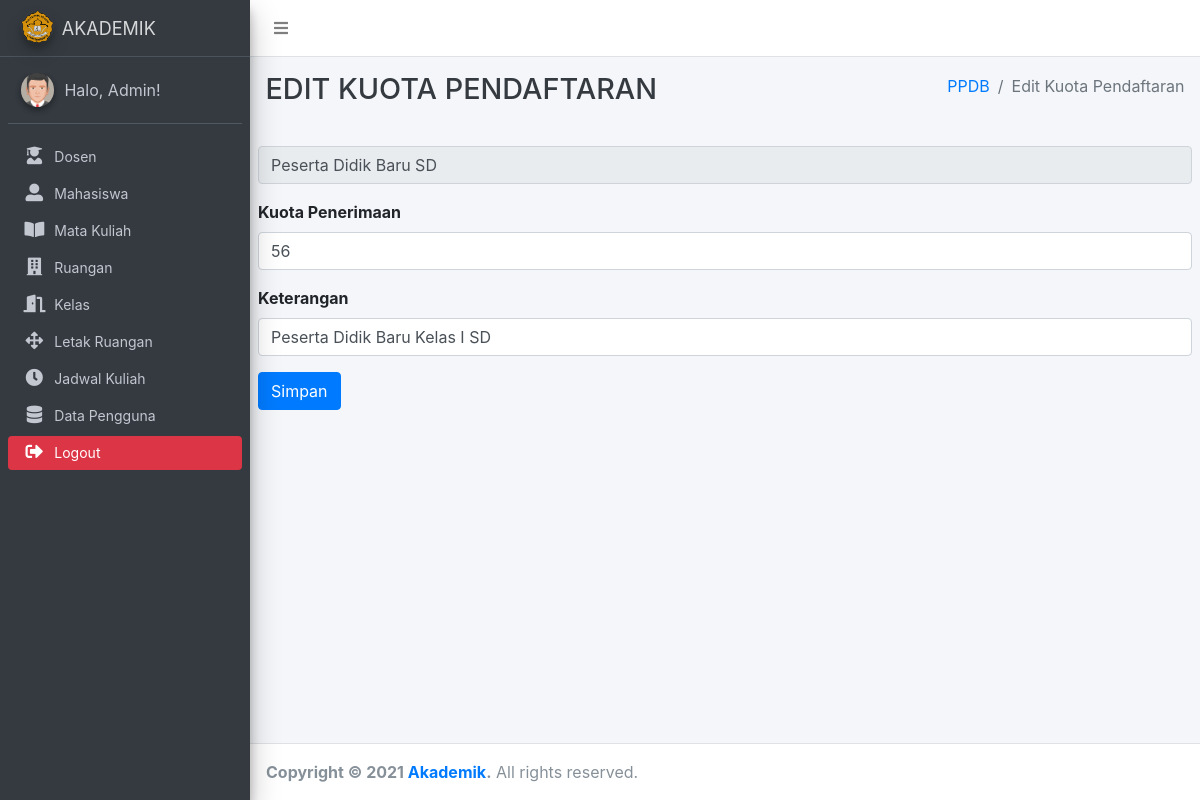
Page /index.php/home/editkuota/3 on the committed database.
### tables this page shows
CREATE TABLE `kuota` (
  `id` int(11) NOT NULL AUTO_INCREMENT,
  `jenis` varchar(255) NOT NULL,
  `kuota` int(5) NOT NULL,
  `keterangan` varchar(255) NOT NULL,
  PRIMARY KEY (`id`)
);

### application/controllers/Home.php (called while the page is built, shortened)
<?php
class Home extends CI_Controller {
	public function editkuota($id){
		$sess_data = $this->session->userdata();
		$id =    array ('id' => $id);
		$data['kuota'] = $this->M_akademik->editkuota($id,'kuota')->result();
		$this->load->view('template/header');
		$this->load->view('template/sidebar',$sess_data);
		$this->load->view('editkuota',$data);
		$this->load->view('template/footer');
	}
}

### index.php (called while the page is built, shortened)
<?php
require_once BASEPATH.'core/CodeIgniter.php';

### application/models/M_akademik.php (called while the page is built, shortened)
<?php
class M_akademik extends CI_Model{
    public function editkuota($id)
    {
        return $this->db->get_where('kuota',$id);
    }
}
?>

### application/views/editkuota.php (the view, shortened to what this page needs)
<div class="content-wrapper">
<div class="content-header">
      <div class="container-fluid">
        <div class="row mb-2">
          <div class="col-sm-6">
            <h1 class="m-0 text-dark">EDIT KUOTA PENDAFTARAN</h1>
          </div>
          <div class="col-sm-6">
            <ol class="breadcrumb float-sm-right">
              <li class="breadcrumb-item"><a href="#">PPDB</a></li>
              <li class="breadcrumb-item active">Edit Kuota Pendaftaran</li>
            </ol>
          </div>
        </div>
      </div>
    </div>
    <section class="content">
    <?php foreach ($kuota as $data) : ?>
		<form method="post" action="<?php echo base_url().'home/updatekuota'; ?>">
        <div class="form-group">
        <input readonly type="text" name="jenis" class="form-control" value="<?php echo $data->jenis;?>">
        </div>
        <div class="form-group">
        <label for="">Kuota Penerimaan</label>
        <input type="text" name="kuota" class="form-control" value="<?php echo $data->kuota;?>">
        </div>
        <div class="form-group">
        <label for="">Keterangan</label>
        <input type="text" name="keterangan" class="form-control" value="<?php echo $data->keterangan;?>">
        </div>
        <button type="submit" class="btn btn-primary">Simpan</button>
      </div>
	<?php endforeach ;?>
</div>

### rows in the picture
kuota: jenis "Peserta Didik Baru SD", kuota "56", keterangan "Peserta Didik Baru Kelas I SD"
